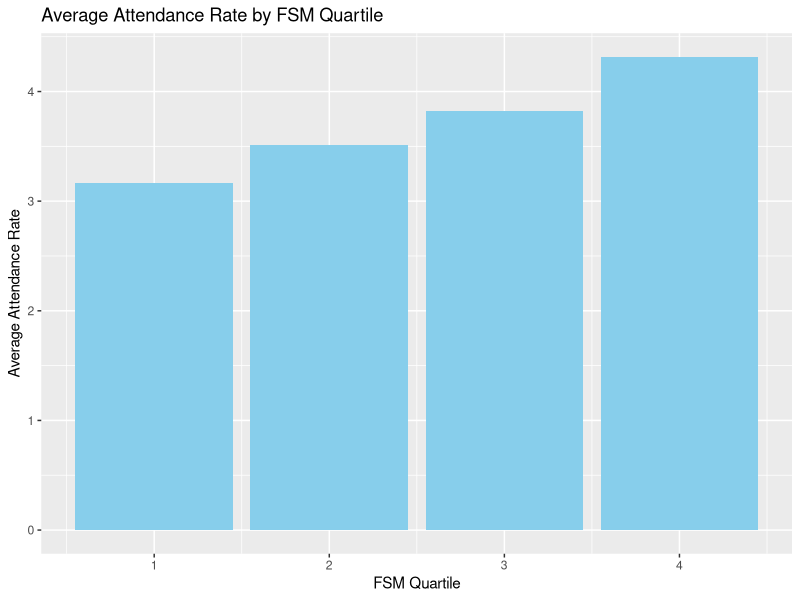
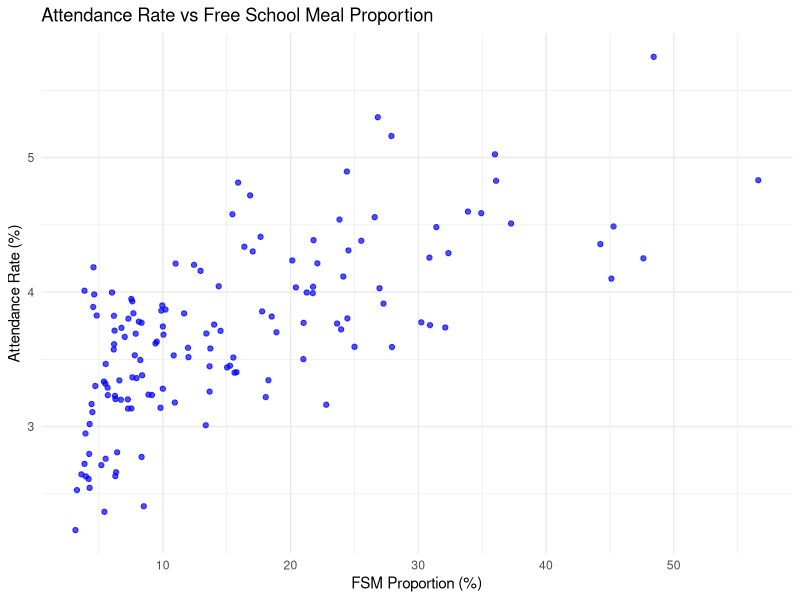
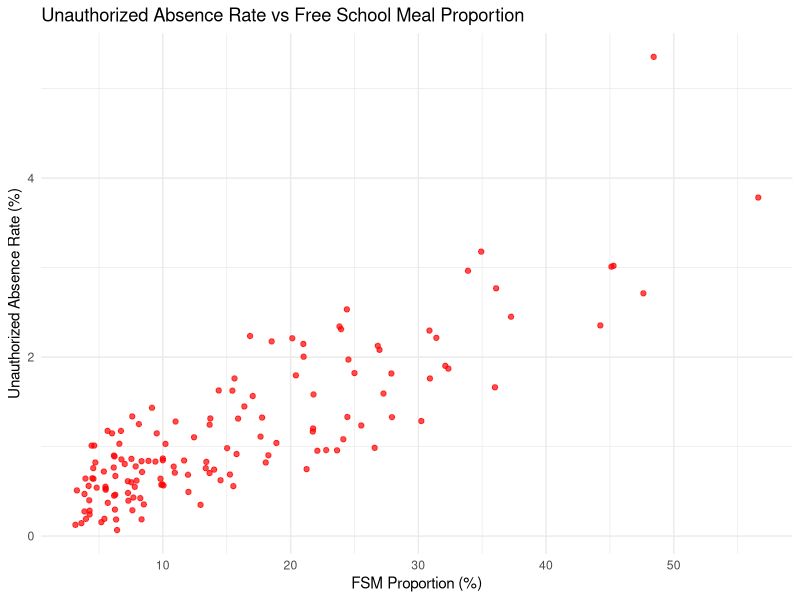
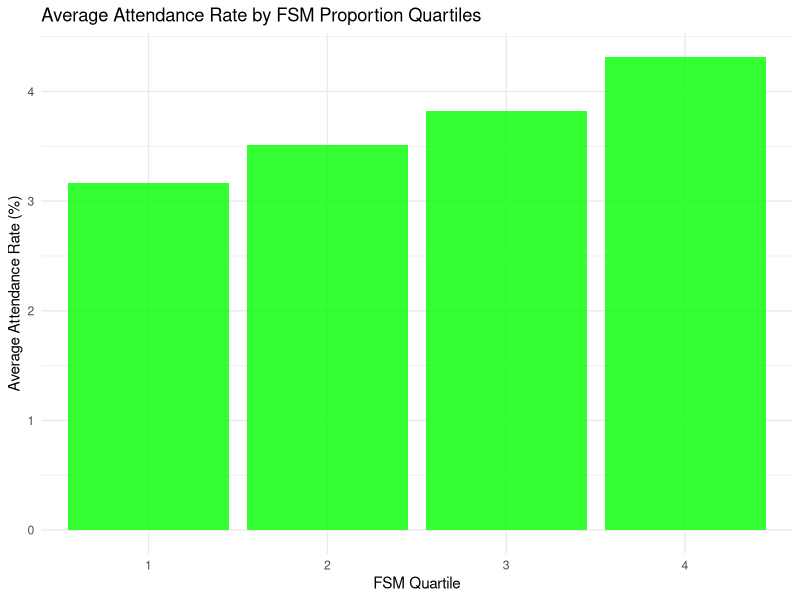
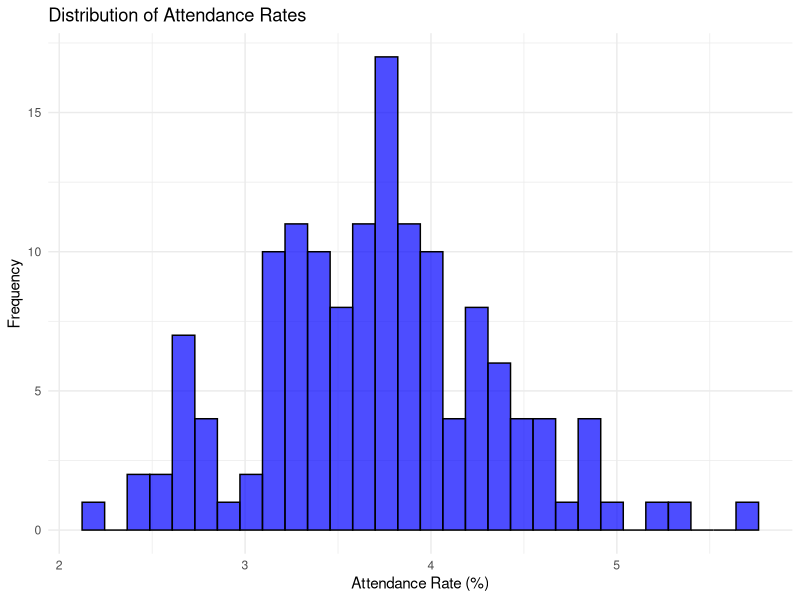

Recreate these plots in R, in order.

# Installing Required Libraries for this project

install.packages("dplyr")
install.packages("ggplot2")


# Load required libraries
library(dplyr)
library(ggplot2)


# Loading Data Set
# Data Set Location in DataSet Folder

attendance <- read.csv("DataSet/secondary-attendance-csv-2.csv")
free_school_meals <- read.csv("DataSet/secondary-free-school-meals-csv-1.csv")

str(attendance)
str(free_school_meals)

# Cleaning Data

# Data Set -> Student Attendance
# Renaming Columns for better understanding
attendance <- attendance %>%
  rename(
    TotalPupils = Tot_Pupil,
    AuthorizedSessions = AuthSess,
    UnauthorizedSessions = UnauthSes,
    TotalSessions = TotalSess
  )

# Data Set -> Free School Meals
free_school_meals <- free_school_meals %>%
  rename(
    FSMEntitled = FSMEntitl,
    TotalRoll = TotalNOR
  )

# Merging Data 
merged_data <- merge(
  attendance, free_school_meals, 
  by = "lsoa11cd"
)

# Inspecting Merged Data set
head(merged_data)



# Calculating Metics
merged_data <- merged_data %>%
  mutate(
    AttendanceRate = (AuthorizedSessions / TotalSessions) * 100,
    UnauthorizedAbsenceRate = (UnauthorizedSessions / TotalSessions) * 100,
    FSMProportion = (FSMEntitled / TotalRoll) * 100
  )

# Inspecting the Merged Data
head(merged_data)

# Summary statistics
summary(merged_data)


# Getting 2 rows 1 coulmn 
head(merged_data,2)


# Correlation b/w FSM PROPORTION and ATTANDANCE METRICS
correlation_attendance <- cor(merged_data$FSMProportion, merged_data$AttendanceRate)

# Correlation b/w FSM PROPORTION and UNAUTHORIZED ABSENCE RATE
correlation_unauth <- cor(merged_data$FSMProportion, merged_data$UnauthorizedAbsenceRate)


print(paste("Correlation between FSM Proportion and Attendance Rate:", correlation_attendance))
print(paste("Correlation between FSM Proportion and Unauthorized Absence Rate:", correlation_unauth))


# Quartile Analysis
merged_data <- merged_data %>%
  mutate(FSMQuartile = ntile(FSMProportion, 4))

# Summary of FSM Quartile
quartile_summary <- merged_data %>%
  group_by(FSMQuartile) %>%
  summarize(AverageAttendanceRate = mean(AttendanceRate, na.rm = TRUE))


print(quartile_summary)



# Visulization of Quartile Analysis
# Bar Plot of FSM Quartile vs Average Attendance Rate

ggplot(quartile_summary, aes(x = FSMQuartile, y = AverageAttendanceRate)) +
  geom_bar(stat = "identity", fill = "skyblue") +
  labs(
    title = "Average Attendance Rate by FSM Quartile",
    x = "FSM Quartile",
    y = "Average Attendance Rate"
  )


# Scatter Plot
# Attendance Rate vs FSM Proportion


ggplot(merged_data, aes(x = FSMProportion, y = AttendanceRate)) +
  geom_point(color = "blue", alpha = 0.7) +
  ggtitle("Attendance Rate vs Free School Meal Proportion") +
  xlab("FSM Proportion (%)") +
  ylab("Attendance Rate (%)") +
  theme_minimal()


# Scatter Plot
# Unauthorized Absence Rate vs FSM Proportion'

ggplot(merged_data, aes(x = FSMProportion, y = UnauthorizedAbsenceRate)) +
  geom_point(color = "red", alpha = 0.7) +
  ggtitle("Unauthorized Absence Rate vs Free School Meal Proportion") +
  xlab("FSM Proportion (%)") +
  ylab("Unauthorized Absence Rate (%)") +
  theme_minimal()

# Bar Plot
# Average Attendance Rate by FSM Proportion Quartiles

ggplot(quartile_summary, aes(x = factor(FSMQuartile), y = AverageAttendanceRate)) +
  geom_bar(stat = "identity", fill = "green", alpha = 0.8) +
  ggtitle("Average Attendance Rate by FSM Proportion Quartiles") +
  xlab("FSM Quartile") +
  ylab("Average Attendance Rate (%)") +
  theme_minimal()




# Histogram
# Distribution of Attendance Rates

ggplot(merged_data, aes(x = AttendanceRate)) +
  geom_histogram(bins = 30, fill = "blue", color = "black", alpha = 0.7) +
  ggtitle("Distribution of Attendance Rates") +
  xlab("Attendance Rate (%)") +
  ylab("Frequency") +
  theme_minimal()
